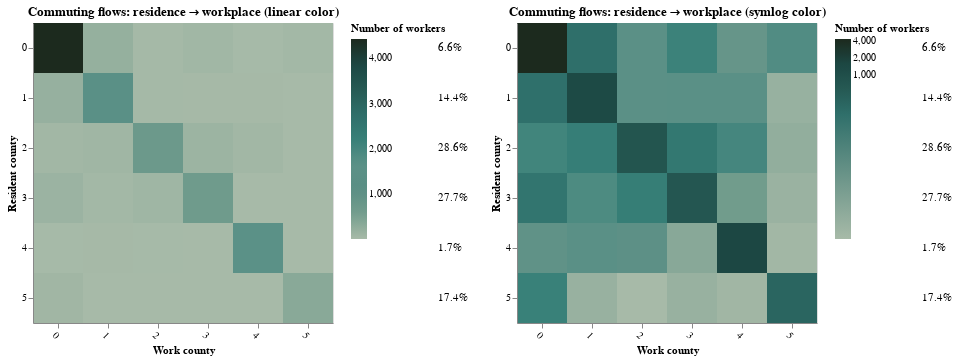

The cell this chart's notebook holds for it:
### Code cell
chart_Lij_data_lin = plot_L_ij_data(df_model_ij, scale='linear')
chart_Lij_data_log = plot_L_ij_data(df_model_ij, scale='symlog')
charts_Lij_data =  alt.hconcat(chart_Lij_data_lin, chart_Lij_data_log).resolve_scale(color='independent')

# charts_Lij_data.save('output/charts_Lij_data.svg')
charts_Lij_data

### Figure 1 — Vega-Lite specification as saved in the notebook (floating-point values rounded to 4 significant figures; data arrays with more than 128 entries replaced by an {"elided": "..."} marker saying what was removed)
{"config": {"view": {"continuousWidth": 300, "continuousHeight": 300}}, "hconcat": [{"layer": [{"data": {"name": "data-61209dd5fe89517148f99a82afcb8ae3"}, "mark": {"type": "rect"}, "encoding": {"color": {"field": "L_ij_data", "scale": {"range": {"elided": "249 str values"}, "type": "linear"}, "title": "Number of workers", "type": "quantitative"}, "tooltip": [{"field": "county_i", "type": "nominal"}, {"field": "county_j", "type": "nominal"}, {"field": "L_ij_data", "type": "quantitative"}], "x": {"axis": {"labelAngle": 45}, "field": "county_j", "title": "Work county", "type": "nominal"}, "y": {"field": "county_i", "title": "Resident county", "type": "nominal"}}, "title": "Commuting flows: residence → workplace (linear color)"}, {"data": {"name": "data-a651767f250b524c112e52215083ec34"}, "mark": {"type": "text", "align": "left", "dx": 5}, "encoding": {"text": {"field": "label", "type": "nominal"}, "x": {"value": 400}, "y": {"field": "county_i", "type": "nominal"}}}], "height": 300, "width": 300}, {"layer": [{"data": {"name": "data-61209dd5fe89517148f99a82afcb8ae3"}, "mark": {"type": "rect"}, "encoding": {"color": {"field": "L_ij_data", "scale": {"range": {"elided": "249 str values"}, "type": "symlog"}, "title": "Number of workers", "type": "quantitative"}, "tooltip": [{"field": "county_i", "type": "nominal"}, {"field": "county_j", "type": "nominal"}, {"field": "L_ij_data", "type": "quantitative"}], "x": {"axis": {"labelAngle": 45}, "field": "county_j", "title": "Work county", "type": "nominal"}, "y": {"field": "county_i", "title": "Resident county", "type": "nominal"}}, "title": "Commuting flows: residence → workplace (symlog color)"}, {"data": {"name": "data-a651767f250b524c112e52215083ec34"}, "mark": {"type": "text", "align": "left", "dx": 5}, "encoding": {"text": {"field": "label", "type": "nominal"}, "x": {"value": 400}, "y": {"field": "county_i", "type": "nominal"}}}], "height": 300, "width": 300}], "resolve": {"scale": {"color": "independent"}}, "$schema": "https://vega.github.io/schema/vega-lite/v5.20.1.json", "datasets": {"data-61209dd5fe89517148f99a82afcb8ae3": [{"county_i": 0, "county_j": 0, "county_i_name": "Los Angeles", "county_j_name": "Los Angeles", "L_ij_data": 4430.0}, {"county_i": 1, "county_j": 0, "county_i_name": "Orange", "county_j_name": "Los Angeles", "L_ij_data": 180.2}, {"county_i": 2, "county_j": 0, "county_i_name": "Riverside", "county_j_name": "Los Angeles", "L_ij_data": 53.17}, {"county_i": 3, "county_j": 0, "county_i_name": "San Bernardino", "county_j_name": "Los Angeles", "L_ij_data": 133.0}, {"county_i": 4, "county_j": 0, "county_i_name": "San Diego", "county_j_name": "Los Angeles", "L_ij_data": 6.075}, {"county_i": 5, "county_j": 0, "county_i_name": "Ventura", "county_j_name": "Los Angeles", "L_ij_data": 66.18}, {"county_i": 0, "county_j": 1, "county_i_name": "Los Angeles", "county_j_name": "Orange", "L_ij_data": 196.2}, {"county_i": 1, "county_j": 1, "county_i_name": "Orange", "county_j_name": "Orange", "L_ij_data": 1325.0}, {"county_i": 2, "county_j": 1, "county_i_name": "Riverside", "county_j_name": "Orange", "L_ij_data": 75.86}, {"county_i": 3, "county_j": 1, "county_i_name": "San Bernardino", "county_j_name": "Orange", "L_ij_data": 37.33}, {"county_i": 4, "county_j": 1, "county_i_name": "San Diego", "county_j_name": "Orange", "L_ij_data": 12.12}, {"county_i": 5, "county_j": 1, "county_i_name": "Ventura", "county_j_name": "Orange", "L_ij_data": 0.576}, {"county_i": 0, "county_j": 2, "county_i_name": "Los Angeles", "county_j_name": "Riverside", "L_ij_data": 16.79}, {"county_i": 1, "county_j": 2, "county_i_name": "Orange", "county_j_name": "Riverside", "L_ij_data": 16.21}, {"county_i": 2, "county_j": 2, "county_i_name": "Riverside", "county_j_name": "Riverside", "L_ij_data": 725.5}, {"county_i": 3, "county_j": 2, "county_i_name": "San Bernardino", "county_j_name": "Riverside", "L_ij_data": 78.51}, {"county_i": 4, "county_j": 2, "county_i_name": "San Diego", "county_j_name": "Riverside", "L_ij_data": 6.989}, {"county_i": 5, "county_j": 2, "county_i_name": "Ventura", "county_j_name": "Riverside", "L_ij_data": 0.177}, {"county_i": 0, "county_j": 3, "county_i_name": "Los Angeles", "county_j_name": "San Bernardino", "L_ij_data": 60.78}, {"county_i": 1, "county_j": 3, "county_i_name": "Orange", "county_j_name": "San Bernardino", "L_ij_data": 12.93}, {"county_i": 2, "county_j": 3, "county_i_name": "Riverside", "county_j_name": "San Bernardino", "L_ij_data": 113.7}, {"county_i": 3, "county_j": 3, "county_i_name": "San Bernardino", "county_j_name": "San Bernardino", "L_ij_data": 657.2}, {"county_i": 4, "county_j": 3, "county_i_name": "San Diego", "county_j_name": "San Bernardino", "L_ij_data": 1.209}, {"county_i": 5, "county_j": 3, "county_i_name": "Ventura", "county_j_name": "San Bernardino", "L_ij_data": 0.586}, {"county_i": 0, "county_j": 4, "county_i_name": "Los Angeles", "county_j_name": "San Diego", "L_ij_data": 4.724}, {"county_i": 1, "county_j": 4, "county_i_name": "Orange", "county_j_name": "San Diego", "L_ij_data": 12.09}, {"county_i": 2, "county_j": 4, "county_i_name": "Riverside", "county_j_name": "San Diego", "L_ij_data": 47.07}, {"county_i": 3, "county_j": 4, "county_i_name": "San Bernardino", "county_j_name": "San Diego", "L_ij_data": 2.796}, {"county_i": 4, "county_j": 4, "county_i_name": "San Diego", "county_j_name": "San Diego", "L_ij_data": 1589.0}, {"county_i": 5, "county_j": 4, "county_i_name": "Ventura", "county_j_name": "San Diego", "L_ij_data": 0.333}, {"county_i": 0, "county_j": 5, "county_i_name": "Los Angeles", "county_j_name": "Ventura", "L_ij_data": 34.3}, {"county_i": 1, "county_j": 5, "county_i_name": "Orange", "county_j_name": "Ventura", "L_ij_data": 0.605}, {"county_i": 2, "county_j": 5, "county_i_name": "Riverside", "county_j_name": "Ventura", "L_ij_data": 0.824}, {"county_i": 3, "county_j": 5, "county_i_name": "San Bernardino", "county_j_name": "Ventura", "L_ij_data": 0.512}, {"county_i": 4, "county_j": 5, "county_i_name": "San Diego", "county_j_name": "Ventura", "L_ij_data": 0.295}, {"county_i": 5, "county_j": 5, "county_i_name": "Ventura", "county_j_name": "Ventura", "L_ij_data": 321.7}], "data-a651767f250b524c112e52215083ec34": [{"county_i": 0, "pct_outside": 0.06595, "label": "6.6%"}, {"county_i": 1, "pct_outside": 0.1435, "label": "14.4%"}, {"county_i": 2, "pct_outside": 0.286, "label": "28.6%"}, {"county_i": 3, "pct_outside": 0.2773, "label": "27.7%"}, {"county_i": 4, "pct_outside": 0.01652, "label": "1.7%"}, {"county_i": 5, "pct_outside": 0.1742, "label": "17.4%"}]}}
